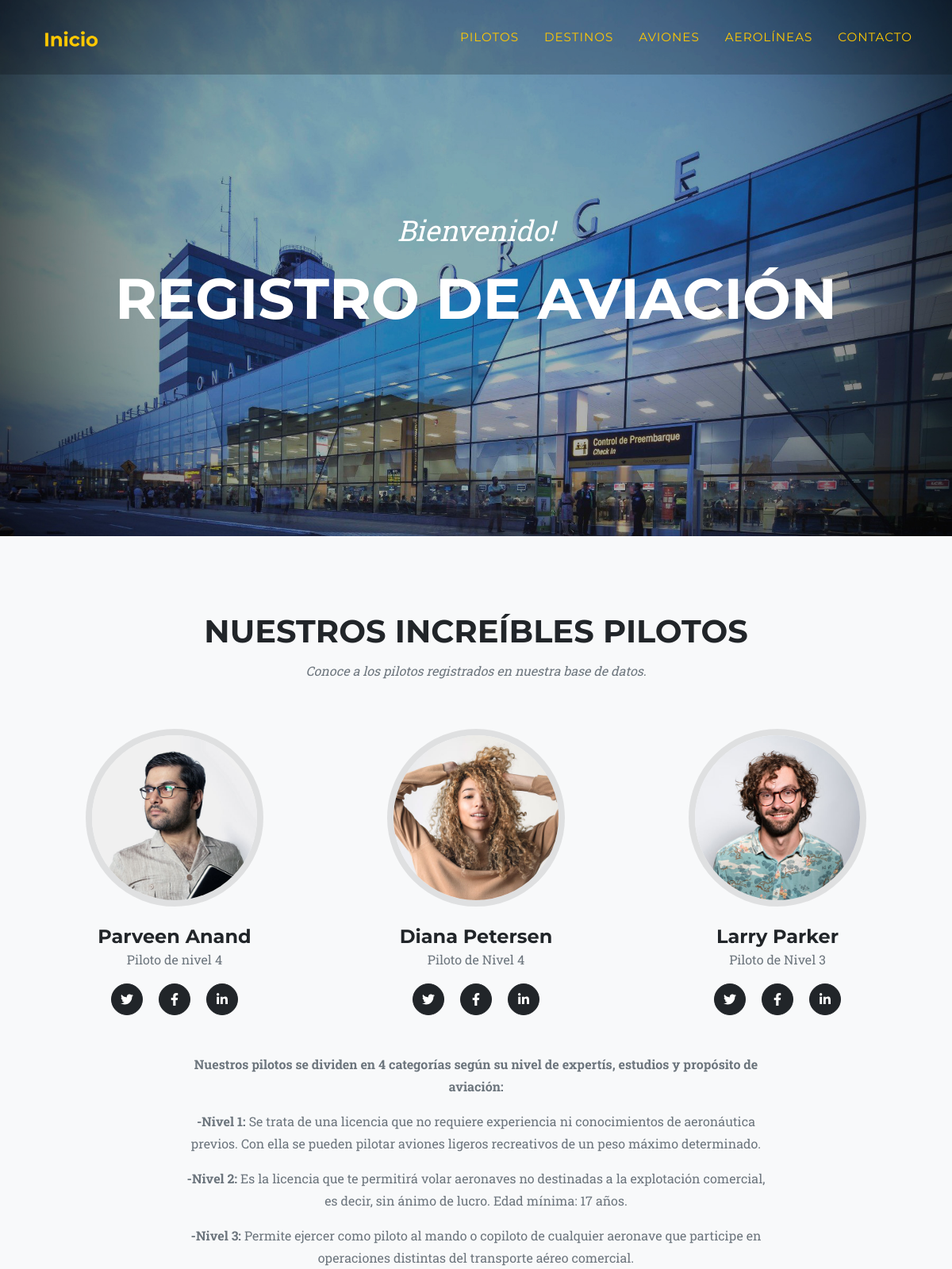
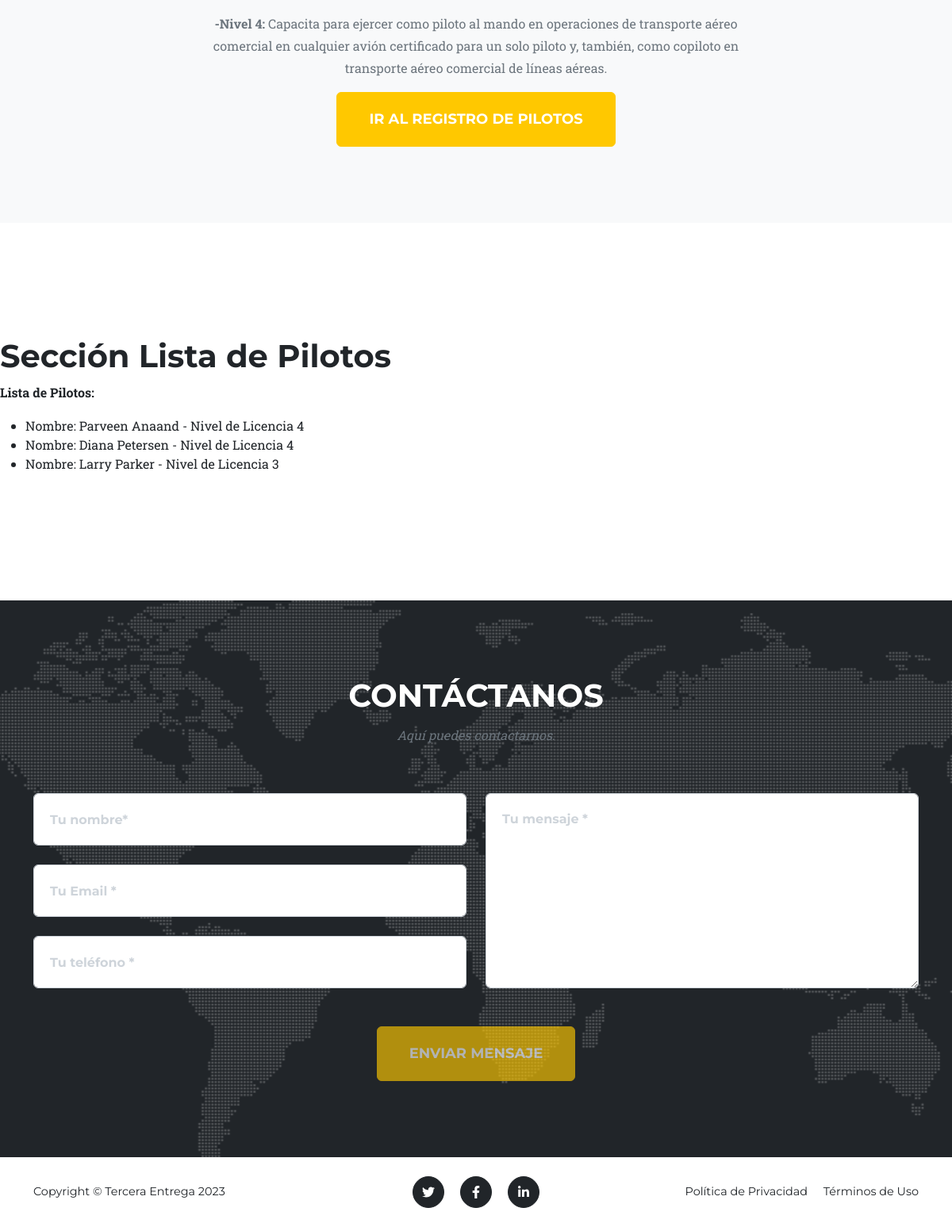
/app-aerolinea/pilotos/, run on the app's committed database (2 pictures, top to bottom).
### AppAerolinea/models.py (models this page shows, shortened)
class Piloto(models.Model):
    nombre = models.CharField(max_length=40)
    apellido = models.CharField(max_length=40)
    email = models.EmailField(max_length=40)
    tipo_licencia = models.IntegerField(validators=[
        MinValueValidator(1, message='El nivel mínimo debe ser 1.'),
        MaxValueValidator(4, message='El nivel máximo debe ser 4.')
    ])
    class Meta():
        verbose_name = 'Pilot'
        verbose_name_plural = 'Pilots'

### AppAerolinea/views.py (the view)
# urls.py: path('pilotos/', pilotos, name="Pilotos"),
def pilotos(req):
    lista = Piloto.objects.all()
    return render(req, 'pilotos.html', {'pilotos':lista})

### AppAerolinea/templates/pilotos.html
{% extends "padre.html" %}
{% load static %}
{% block pilotos %}
<section class="page-section bg-light" id="team">
    <div class="container">
        <div class="text-center">
            <h2 class="section-heading text-uppercase">Nuestros Increíbles Pilotos</h2>
            <h3 class="section-subheading text-muted">Conoce a los pilotos registrados en nuestra base de datos.</h3>
        </div>
        <div class="row">
            <div class="col-lg-4">
                <div class="team-member">
                    <img class="mx-auto rounded-circle" src="{% static 'assets/img/team/1.jpg' %}" alt="..." />
                    <h4>Parveen Anand</h4>
                    <p class="text-muted">Piloto de nivel 4</p>
                    <a class="btn btn-dark btn-social mx-2" href="https://www.twitter.com" aria-label="Parveen Anand Twitter Profile"><i class="fab fa-twitter"></i></a>
                    <a class="btn btn-dark btn-social mx-2" href="https://www.facebook.com" aria-label="Parveen Anand Facebook Profile"><i class="fab fa-facebook-f"></i></a>
                    <a class="btn btn-dark btn-social mx-2" href="https://www.linkedin.com " aria-label="Parveen Anand LinkedIn Profile"><i class="fab fa-linkedin-in"></i></a>
                </div>
            </div>
            <div class="col-lg-4">
                <div class="team-member">
                    <img class="mx-auto rounded-circle" src="{% static 'assets/img/team/2.jpg' %}" alt="..." />
                    <h4>Diana Petersen</h4>
                    <p class="text-muted">Piloto de Nivel 4</p>
                    <a class="btn btn-dark btn-social mx-2" href="https://www.twitter.com" aria-label="Diana Petersen Twitter Profile"><i class="fab fa-twitter"></i></a>
                    <a class="btn btn-dark btn-social mx-2" href="https://www.facebook.com" aria-label="Diana Petersen Facebook Profile"><i class="fab fa-facebook-f"></i></a>
                    <a class="btn btn-dark btn-social mx-2" href="https://www.linkedin.com " aria-label="Diana Petersen LinkedIn Profile"><i class="fab fa-linkedin-in"></i></a>
                </div>
            </div>
            <div class="col-lg-4">
                <div class="team-member">
                    <img class="mx-auto rounded-circle" src="{% static 'assets/img/team/3.jpg' %}" alt="..." />
                    <h4>Larry Parker</h4>
                    <p class="text-muted">Piloto de Nivel 3</p>
                    <a class="btn btn-dark btn-social mx-2" href="https://www.twitter.com" aria-label="Larry Parker Twitter Profile"><i class="fab fa-twitter"></i></a>
                    <a class="btn btn-dark btn-social mx-2" href="https://www.facebook.com" aria-label="Larry Parker Facebook Profile"><i class="fab fa-facebook-f"></i></a>
                    <a class="btn btn-dark btn-social mx-2" href="https://www.linkedin.com " aria-label="Larry Parker LinkedIn Profile"><i class="fab fa-linkedin-in"></i></a>
                </div>
            </div>
        </div>
        <div class="row">
            <div class="col-lg-8 mx-auto text-center"><p class="large text-muted"><strong>Nuestros pilotos se dividen en 4 categorías según su nivel de expertís, estudios y propósito de aviación:</strong></p></div>
            <div class="col-lg-8 mx-auto text-center"><p class="large text-muted"><strong>-Nivel 1:</strong> Se trata de una licencia que no requiere experiencia ni conocimientos de aeronáutica previos. Con ella se pueden pilotar aviones ligeros recreativos de un peso máximo determinado.</p></div>
            <div class="col-lg-8 mx-auto text-center"><p class="large text-muted"><strong>-Nivel 2:</strong> Es la licencia que te permitirá volar aeronaves no destinadas a la explotación comercial, es decir, sin ánimo de lucro. Edad mínima: 17 años.</p></div>
            <div class="col-lg-8 mx-auto text-center"><p class="large text-muted"><strong>-Nivel 3:</strong> Permite ejercer como piloto al mando o copiloto de cualquier aeronave que participe en operaciones distintas del transporte aéreo comercial.</p></div>
            <div class="col-lg-8 mx-auto text-center"><p class="large text-muted"><strong>-Nivel 4:</strong> Capacita para ejercer como piloto al mando en operaciones de transporte aéreo comercial en cualquier avión certificado para un solo piloto y, también, como copiloto en transporte aéreo comercial de líneas aéreas.</p></div>
        </div>
        <div class="text-center">
            <a class="btn btn-primary btn-xl text-uppercase" href="{% url 'PilotosFormulario' %}">Ir al Registro de Pilotos</a>
        </div>
    </div>
</section>
{% endblock pilotos %}
{% block listaPilotos %}
<section>
<h1>Sección Lista de Pilotos</h1>
<p><strong>Lista de Pilotos:</strong></p>
<ul>
    {% for piloto in pilotos %}
    <li>
        Nombre: {{piloto.nombre}} {{piloto.apellido}} - Nivel de Licencia {{piloto.tipo_licencia}}
    </li>
    {% endfor %}
</ul>
</section>
{% endblock listaPilotos %}

### data on the page
Piloto: nombre "Parveen", apellido "Anaand", tipo_licencia "4"
Piloto: nombre "Diana", apellido "Petersen", tipo_licencia "4"
Piloto: nombre "Larry", apellido "Parker", tipo_licencia "3"
